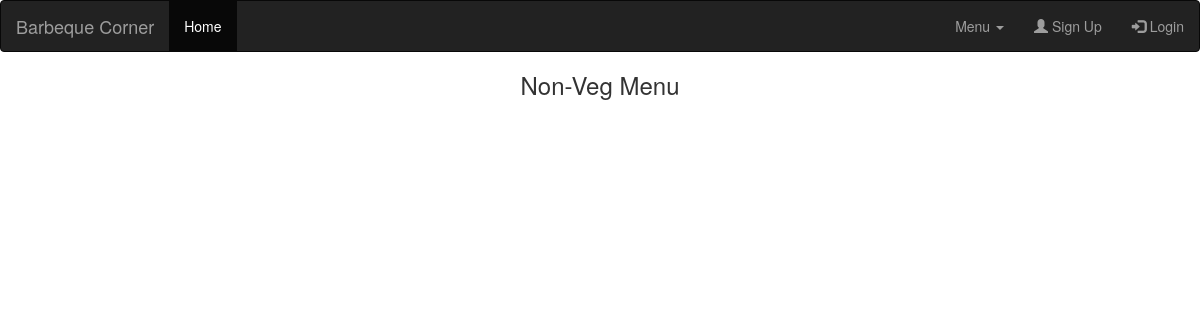
/index.php/menu/non_veg, run on an earlier commit of the app's database.
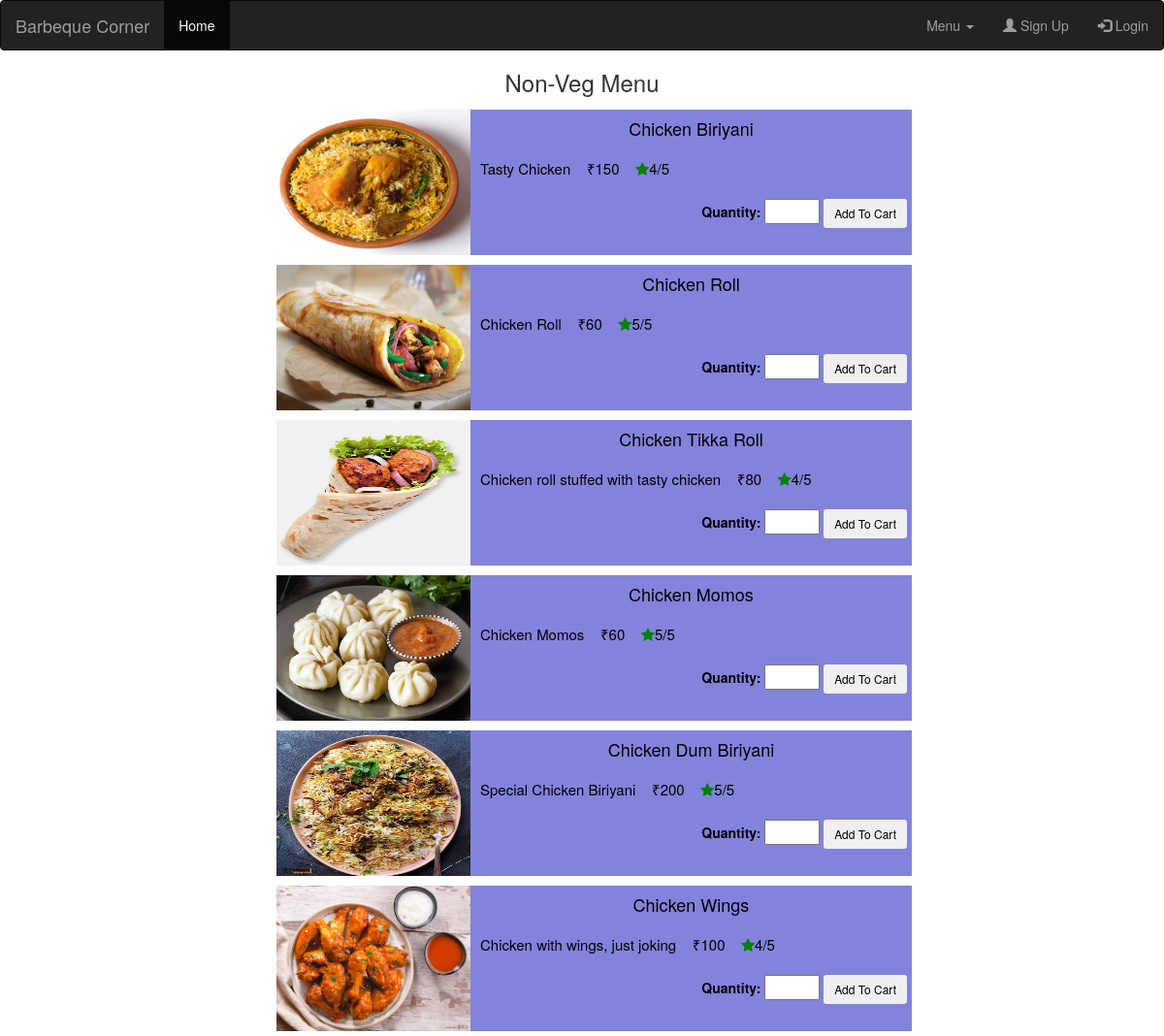
And on a later commit of the database.
### tables this page shows
CREATE TABLE `items` (
  `item_id` int(11) NOT NULL,
  `name` varchar(255) NOT NULL,
  `category` enum('VEG','NONVEG','BEVERAGE','') NOT NULL,
  `price` int(11) NOT NULL,
  `image_path` varchar(500) NOT NULL,
  `rate` int(5) NOT NULL,
  `description` varchar(256) NOT NULL
);

### application/controllers/Menu.php (called while the page is built, shortened)
<?php
class Menu extends CI_Controller
{
    public function __construct()
    {
        $this->load->database();
    }
  public function non_veg()
  {
  $data['title']="Non-Veg Menu";
  $this->load->model('items_model');
   $data['items'] = $this->items_model->get_nonveg_items();
  $this->load->view('includes/header');
  $this->load->view('menu',$data);
}
}

### index.php (called while the page is built, shortened)
<?php
require_once BASEPATH.'core/CodeIgniter.php';

### application/models/items_model.php (called while the page is built, shortened)
<?php
class Items_model extends CI_Model {
    public function get_nonveg_items() {
    	$this->db->select('*');
		$this->db->from('items');
		$this->db->where("category","NONVEG");
		$query=$this->db->get();
        return $query->result();
    }
}
?>

### application/views/Menu.php (the view, shortened to what this page needs)
<!DOCTYPE html>
<html lang="en">
<head>
</head>
<body>
  <form method='post' action='<?= base_url(); ?>'>
    <h3 style="text-align: center;"><?= $title ?></h3>
    <?php foreach ($items as $item) : ?>
      <div class="card-container">
        <div class="float-layout">
          <div class="card-image">
            <img src="<?= base_url($item->image_path) ?>" style="width:200px;height:150px">
            <div class="card">
              <div class="card-title"><h4><?= $item->name ?></h4></div>
              <div class="card-desc" style="font-size: 15px;">
                <?= $item->description ?>&nbsp;&nbsp;&nbsp;
                ₹<?= $item->price  ?>&nbsp;&nbsp;&nbsp;
                <span class="fa fa-star checked"></span><?=$item->rate?>/5</p>
              </div>
              <form>
                <div class="action-panel">
                  <label for="quantity">Quantity:</label>
                  <input type="number" name="quantity" min="1" max="10" required>
                  <button type="submit"  class="btn btn-outline-light btn-sm">Add To Cart</button>
                </div>
              </form>
            </div>
          </div>
        </div>
      </div>
    <?php endforeach; ?>
  </form>
</body>
</html>

What changed in the data, as far as the page shows it:
now on this page (row edited): items: image_path (picture), name "Chicken Biriyani", description "Tasty Chicken", price "150", rate "4"
now on this page (row edited): items: image_path (picture), name "Chicken Roll", description "Chicken Roll", price "60", rate "5"
now on this page (row edited): items: image_path (picture), name "Chicken Tikka Roll", description "Chicken roll stuffed with tasty chicken", price "80", rate "4"
now on this page (row edited): items: image_path (picture), name "Chicken Momos", description "Chicken Momos", price "60", rate "5"
now on this page (row edited): items: image_path (picture), name "Chicken Dum Biriyani", description "Special Chicken Biriyani", price "200", rate "5"
now on this page (row edited): items: image_path (picture), name "Chicken Wings", description "Chicken with wings, just joking", price "100", rate "4"
